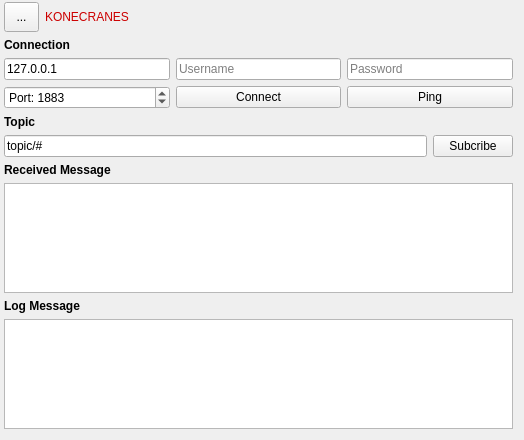
<?xml version="1.0" encoding="UTF-8"?>
<ui version="4.0">
 <class>MainWindow</class>
 <widget class="QMainWindow" name="MainWindow">
  <property name="geometry">
   <rect>
    <x>0</x>
    <y>0</y>
    <width>524</width>
    <height>440</height>
   </rect>
  </property>
  <property name="windowTitle">
   <string>Mqtt Subscriber client</string>
  </property>
  <widget class="QWidget" name="centralWidget">
   <layout class="QVBoxLayout" name="verticalLayout">
    <property name="leftMargin">
     <number>4</number>
    </property>
    <property name="topMargin">
     <number>2</number>
    </property>
    <item>
     <layout class="QHBoxLayout" name="horizontalLayout_16">
      <property name="spacing">
       <number>6</number>
      </property>
      <property name="topMargin">
       <number>0</number>
      </property>
      <property name="rightMargin">
       <number>1</number>
      </property>
      <item>
       <widget class="QToolButton" name="toolButton">
        <property name="minimumSize">
         <size>
          <width>35</width>
          <height>30</height>
         </size>
        </property>
        <property name="text">
         <string>...</string>
        </property>
        <property name="icon">
         <iconset>
          <normaloff>:/images/C_logo.png</normaloff>:/images/C_logo.png</iconset>
        </property>
        <property name="iconSize">
         <size>
          <width>30</width>
          <height>24</height>
         </size>
        </property>
       </widget>
      </item>
      <item>
       <widget class="QLabel" name="label_5">
        <property name="sizePolicy">
         <sizepolicy hsizetype="Fixed" vsizetype="Fixed">
          <horstretch>0</horstretch>
          <verstretch>0</verstretch>
         </sizepolicy>
        </property>
        <property name="styleSheet">
         <string notr="true">color: rgb(204, 0, 0);</string>
        </property>
        <property name="text">
         <string>KONECRANES</string>
        </property>
       </widget>
      </item>
      <item>
       <spacer name="horizontalSpacer_2">
        <property name="orientation">
         <enum>Qt::Horizontal</enum>
        </property>
        <property name="sizeHint" stdset="0">
         <size>
          <width>40</width>
          <height>20</height>
         </size>
        </property>
       </spacer>
      </item>
      <item>
       <spacer name="horizontalSpacer">
        <property name="orientation">
         <enum>Qt::Horizontal</enum>
        </property>
        <property name="sizeType">
         <enum>QSizePolicy::Fixed</enum>
        </property>
        <property name="sizeHint" stdset="0">
         <size>
          <width>13</width>
          <height>20</height>
         </size>
        </property>
       </spacer>
      </item>
     </layout>
    </item>
    <item>
     <widget class="QLabel" name="label_2">
      <property name="font">
       <font>
        <weight>75</weight>
        <bold>true</bold>
       </font>
      </property>
      <property name="text">
       <string>Connection</string>
      </property>
     </widget>
    </item>
    <item>
     <layout class="QGridLayout" name="gridLayout">
      <item row="0" column="0">
       <widget class="QLineEdit" name="hostAddressLineEdit">
        <property name="text">
         <string>127.0.0.1</string>
        </property>
        <property name="placeholderText">
         <string>Enter host address</string>
        </property>
       </widget>
      </item>
      <item row="0" column="2">
       <widget class="QLineEdit" name="passwordEdit">
        <property name="text">
         <string/>
        </property>
        <property name="echoMode">
         <enum>QLineEdit::PasswordEchoOnEdit</enum>
        </property>
        <property name="placeholderText">
         <string>Password</string>
        </property>
        <property name="clearButtonEnabled">
         <bool>false</bool>
        </property>
       </widget>
      </item>
      <item row="1" column="1">
       <widget class="QPushButton" name="connectButton">
        <property name="text">
         <string>Connect</string>
        </property>
       </widget>
      </item>
      <item row="1" column="2">
       <widget class="QPushButton" name="pingButton">
        <property name="text">
         <string>Ping</string>
        </property>
       </widget>
      </item>
      <item row="1" column="0">
       <widget class="QSpinBox" name="portSpinBox">
        <property name="prefix">
         <string>Port: </string>
        </property>
        <property name="maximum">
         <number>65536</number>
        </property>
        <property name="value">
         <number>1883</number>
        </property>
        <property name="displayIntegerBase">
         <number>10</number>
        </property>
       </widget>
      </item>
      <item row="0" column="1">
       <widget class="QLineEdit" name="usernameEdit">
        <property name="text">
         <string/>
        </property>
        <property name="placeholderText">
         <string>Username</string>
        </property>
       </widget>
      </item>
     </layout>
    </item>
    <item>
     <widget class="QLabel" name="label_4">
      <property name="font">
       <font>
        <weight>75</weight>
        <bold>true</bold>
       </font>
      </property>
      <property name="text">
       <string>Topic</string>
      </property>
     </widget>
    </item>
    <item>
     <layout class="QHBoxLayout" name="horizontalLayout_2">
      <item>
       <widget class="QLineEdit" name="topic_Lineedit">
        <property name="text">
         <string>topic/#</string>
        </property>
       </widget>
      </item>
      <item>
       <widget class="QPushButton" name="subcribeButton">
        <property name="text">
         <string>Subcribe</string>
        </property>
       </widget>
      </item>
     </layout>
    </item>
    <item>
     <widget class="QLabel" name="label">
      <property name="font">
       <font>
        <weight>75</weight>
        <bold>true</bold>
       </font>
      </property>
      <property name="text">
       <string>Received Message</string>
      </property>
     </widget>
    </item>
    <item>
     <widget class="QTextBrowser" name="textBrowser"/>
    </item>
    <item>
     <widget class="QLabel" name="label_3">
      <property name="font">
       <font>
        <weight>75</weight>
        <bold>true</bold>
       </font>
      </property>
      <property name="text">
       <string>Log Message</string>
      </property>
     </widget>
    </item>
    <item>
     <widget class="QTextBrowser" name="log_TextBrowser"/>
    </item>
   </layout>
  </widget>
 </widget>
 <layoutdefault spacing="6" margin="11"/>
 <tabstops>
  <tabstop>hostAddressLineEdit</tabstop>
  <tabstop>portSpinBox</tabstop>
  <tabstop>usernameEdit</tabstop>
  <tabstop>passwordEdit</tabstop>
  <tabstop>connectButton</tabstop>
  <tabstop>pingButton</tabstop>
  <tabstop>topic_Lineedit</tabstop>
  <tabstop>subcribeButton</tabstop>
  <tabstop>textBrowser</tabstop>
  <tabstop>log_TextBrowser</tabstop>
 </tabstops>
 <resources/>
 <connections/>
</ui>
